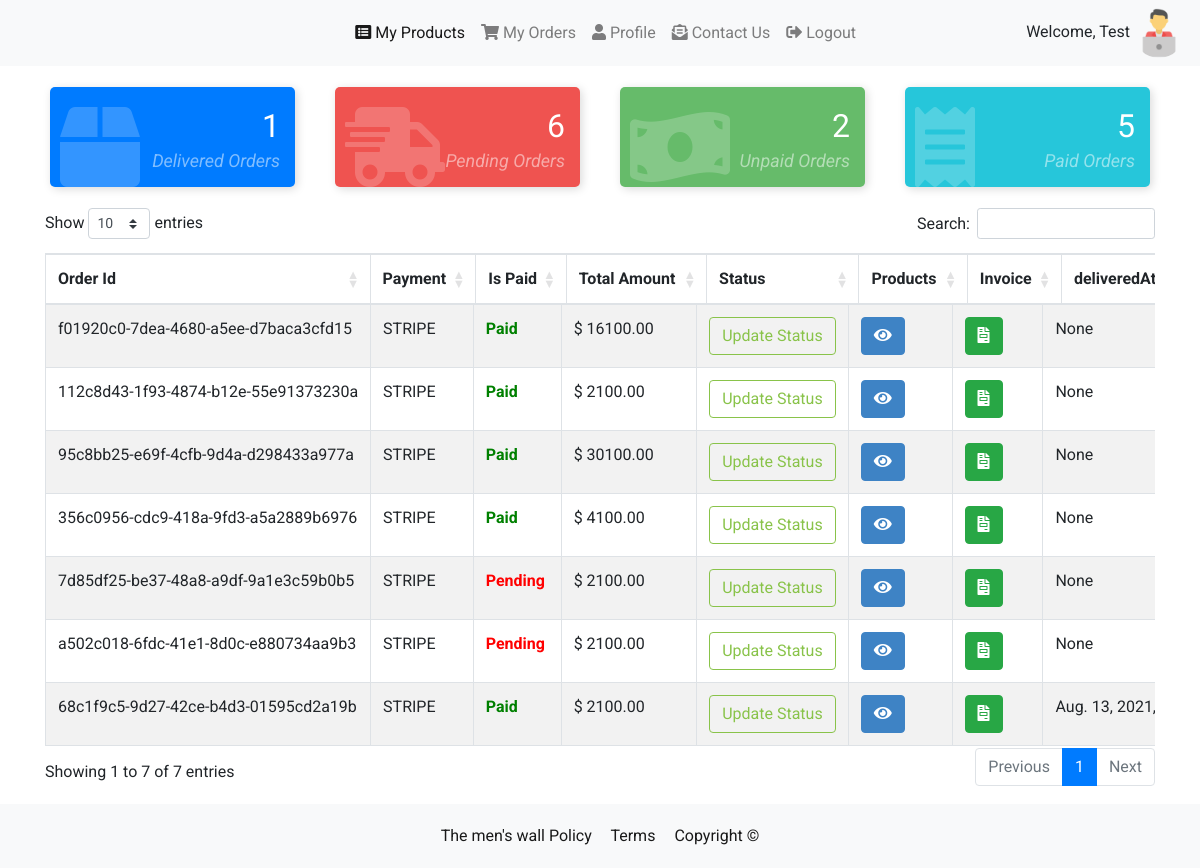
Before: /orders/sellerOrders/ (signed in) with the older database file.
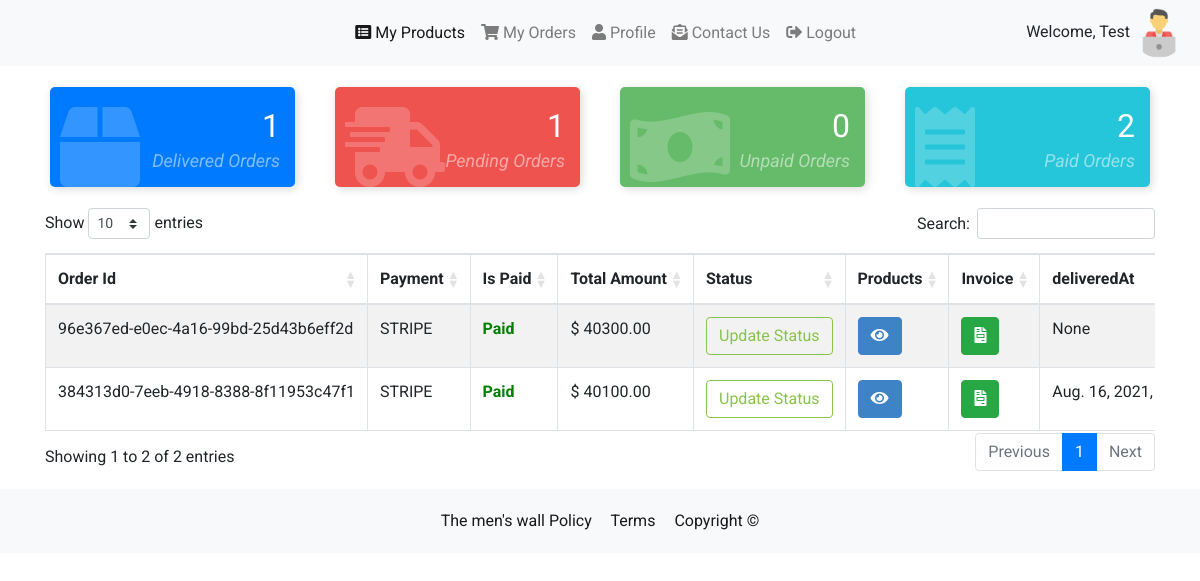
After: the same page with the newer database file.
### users/models.py (models this page shows, shortened)
class CustomeUser(AbstractUser):
	role_list = [
		('buyer', 'buyer'),
		('seller', 'seller')
	]
	role = models.CharField(max_length=10, choices=role_list,null=True,blank=True,default='buyer')
	contact_no = models.BigIntegerField(null=True,blank=True)
	fullname = models.CharField(max_length=100,default="",null=True,blank=True)

class Profile(models.Model):
	user = models.OneToOneField(CustomeUser, on_delete=models.CASCADE)
	image = models.ImageField(default='default.png', upload_to='profile_pics')
	slug = AutoSlugField(populate_from='user')
	bio = models.CharField(max_length=255, blank=True)
	friends = models.ManyToManyField("Profile", blank=True)

### orders/models.py (models this page shows, shortened)
class Order(models.Model):
    status_type = [
        (
            'Placed','Placed'
        ),
        (
            'Packed','Packed'
        ),
        (
            'Shipped','Shipped'
        ),
        (
            'Delivered','Delivered'
        )
    ]
    user = models.ForeignKey(CustomeUser, on_delete=models.CASCADE, null=True)
    paymentMethod = models.CharField(max_length=200, null=True, blank=True)
    taxPrice = models.DecimalField(
        max_digits=20, decimal_places=2, null=True, blank=True)
    shippingPrice = models.DecimalField(
        max_digits=20, decimal_places=2, null=True, blank=True)
    totalPrice = models.DecimalField(
        max_digits=20, decimal_places=2, null=True, blank=True)
    isPaid = models.BooleanField(default=False)
    paidAt = models.DateTimeField(auto_now_add=False, null=True, blank=True)
    deliveredAt = models.DateTimeField(
        auto_now_add=False, null=True, blank=True)
    createdAt = models.DateTimeField(auto_now_add=True)
    id = models.AutoField(primary_key=True, editable=False)
    status = models.CharField(choices=status_type,null=True,blank=True,max_length=50)
    uuid = models.UUIDField(default=uuid.uuid4, unique=True, db_index=True, editable=False)

### orders/views.py (the view)
# urls.py: path('sellerOrders/',sellerOrders,name="sellerOrders"),
def sellerOrders(request):
    if request.user.is_authenticated:
        if request.user.role == 'seller':
            seller_orders = OrderItem.objects.filter(product__seller=request.user).values_list('order__id').distinct().order_by(
                '-order__createdAt'
            )
            totalDeliveredOrders =[]
            totalPendigOrders = []
            totalPaidOrders = []
            totalUnPaidOrders = []
            totalOrders = []
            for order_id in seller_orders:
                order = Order.objects.get(pk=order_id[0])
                totalOrders.append(order)
                if order.status == 'Delivered':
                    totalDeliveredOrders.append(order)
                else:
                    totalPendigOrders.append(order)
                if order.isPaid:
                    totalPaidOrders.append(order)
                else:
                    totalUnPaidOrders.append(order)
            return render(request, 'products/sellerOrders.html', {
                'totalDeliveredOrders': len(totalDeliveredOrders),
                'totalPendigOrders': len(totalPendigOrders),
                'totalPaidOrders': len(totalPaidOrders),
                'totalUnPaidOrders': len(totalUnPaidOrders),
                "totalOrders": totalOrders
            })
    else:
        return redirect('home')

### feed/views.py (called while the page is built)
def CountNotifications(request):
	count_notifications = 0
	if request.user.is_authenticated:
		count_notifications = Notification.objects.filter(user=request.user, is_seen=False).count()
	return {'count_notifications':count_notifications}

def GetProfile(request):
	you = ''
	if request.user.is_authenticated:
		p = request.user.profile
		you = p.user
	return {'profile':you}

### templates/products/sellerOrders.html (shortened to what this page needs)
{% extends "products/ecommBase.html" %}
{% load static %}
{% block style %}
<link rel="stylesheet" href="https://cdnjs.cloudflare.com/ajax/libs/twitter-bootstrap/4.5.2/css/bootstrap.css">
<link rel="stylesheet" href="https://cdn.datatables.net/1.10.25/css/dataTables.bootstrap4.min.css">
<link rel="stylesheet" href="https://cdn.datatables.net/responsive/2.2.9/css/responsive.bootstrap4.min.css">
    <link href="https://cdnjs.cloudflare.com/ajax/libs/font-awesome/5.13.0/css/all.min.css" rel="stylesheet">
{% endblock %}
{% block content %}
<div class="container mt-3">
  <div class="row">
    <div class="col-md-3">
      <div class="card-counter primary">
        <i class="fas fa-box"></i>
        <span class="count-numbers">{{ totalDeliveredOrders }}</span>
        <span class="count-name">Delivered Orders</span>
      </div>
    </div>
    <div class="col-md-3">
      <div class="card-counter danger">
        <i class="fas fa-shipping-fast"></i>
        <span class="count-numbers">{{ totalPendigOrders }}</span>
        <span class="count-name">Pending Orders</span>
      </div>
    </div>
    <div class="col-md-3">
      <div class="card-counter success">
        <i class="fas fa-money-bill-wave"></i>
        <span class="count-numbers">{{ totalUnPaidOrders }}</span>
        <span class="count-name">Unpaid Orders</span>
      </div>
    </div>
    <div class="col-md-3">
      <div class="card-counter info">
        <i class="fas fa-receipt"></i>
        <span class="count-numbers">{{ totalPaidOrders  }}</span>
        <span class="count-name"> Paid Orders</span>
      </div>
    </div>
  </div>
    <div class="myOrders my-3">
        <table id="myTable" class="table table-striped table-bordered dt-responsive nowrap" style="width:100%">
                 <thead>
                    <tr>
                        <th>Order Id</th>
                        <th>Payment</th>
                        <th>Is Paid</th>
                        <th>Total Amount</th>
                        <th>Status</th>
                        <th>Products</th>
                        <th>Invoice</th>
                        <th>deliveredAt</th>
                    </tr>
                </thead>
                <tbody>
                {% for order in totalOrders %}
                    <tr>
                         <td id="orderId_{{ order.pk }}">{{ order.uuid }}</td>
                        <td>{{ order.paymentMethod | upper}}</td>
                        <td>{% if order.isPaid %}<span style="color: green;font-weight: bold">Paid</span>{% else %}<span style="color: red;font-weight: bold">Pending</span> {% endif %}</td>
                        <td id="total_price_{{ order.pk }}">$ {{ order.totalPrice }}</td>
                        <td><button class="btn btn-outline-dark updateStatus" id="updateStatus_{{ order.pk }}">Update Status</button></td>
                        <td><button class="btn btn-dark displayProducts" id="displayProducts_{{ order.pk }}"><i class="fas fa-eye"></i></button></td>
                        <td><a class="btn btn-success" href="{% url 'invoice' order.pk %}?access=read"><i class="fas fa-file-invoice"></i></a></td>
                        <td>{{ order.deliveredAt }}</td>
                    </tr>
                {% endfor %}
                </tbody>
        </table>
    </div>
</div>
{% endblock %}

### templates/products/ecommBase.html (shortened to what this page needs)
{% load static %}
<!DOCTYPE html>
<html lang="en">
<head>
    <link href="https://cdnjs.cloudflare.com/ajax/libs/font-awesome/5.13.0/css/all.min.css" rel="stylesheet">
    <link rel="stylesheet" href="https://cdn.jsdelivr.net/npm/bootstrap@4.5.3/dist/css/bootstrap.min.css">
    {% block style %}
    {% endblock %}
</head>
<body>
<nav class="navbar navbar-expand-md bg-light navbar-light">
  <a class="navbar-brand" href="{% url 'home' %}" style="width:27%">
       </a>
  <div class="collapse navbar-collapse" id="collapsibleNavbar">
    <ul class="navbar-nav">
      {% if user.role == "seller" %}
      <li class="nav-item">
        <a class="nav-link active" href="{% url 'sellerDash' %}" ><i class="fa fa-list-alt" aria-hidden="true"></i>&nbsp;My Products</a>
      </li>
      <li class="nav-item">
        <a class="nav-link" href="{% url 'sellerOrders' %}"><i class="fa fa-shopping-cart" aria-hidden="true"></i>&nbsp;My Orders</a>
      </li>
    <li class="nav-item ">
        <a class="nav-link" href="{% url 'profile' %}"><i class="fa fa-user" aria-hidden="true"></i>&nbsp;Profile</a>
      </li>
        {% endif  %}
     <li class="nav-item">
        <a class="nav-link  {% if '/contactus/' == request.path %}active{% endif %}" href="{% url 'contactus' %}"><i class="fas fa-envelope-open-text" aria-hidden="true"></i>&nbsp;Contact Us</a>
      </li>
        <li class="nav-item">
        <a class="nav-link " href="{% url 'logout' %}">{% if '/orders/myOrders/' == request.path %}<i class="fas fa-sign-out-alt"></i>{% else %}<i class="fas fa-sign-out-alt" aria-hidden="true"></i>{% endif %}&nbsp;Logout</a>
      </li>
    </ul>
  </div>
     <div class="user-img">
               <span>Welcome,</span>
                <span>{{ profile.profile.user.username }}</span>
                <img src="{{ profile.profile.image.url }}" alt="" style="vertical-align: middle;
                    width: 50px;
                    height: 50px;
                    border-radius: 50%;">
            </div>
</nav>
    {% block content %}
    {% endblock content %}
    <div class="bottombar">
        <div class="container">
            <div class="row">
                <div class="col-md-12">
                    <div class="bottom_footer">
                        <span class="copyright"><a target="_blank" href="#">The men's wall</a></span>
                        <span class="terms">
                            <a class="copyright" target="_blank" href="{% url 'privacy_policy' %}"
                               style="margin-right: 15px">Policy</a>
                            <a class="copyright" target="_blank" href="{% url 'terms_condition' %}"
                               style="margin-right: 15px">Terms</a>
                            <a class="copyright" target="_blank" href="#">Copyright <span>©</span></a>
                        </span>
                    </div>
                </div>
            </div>
        </div>
    </div>
</body>
</html>

### templates/products/ecommBase.html (style rules this page uses)
body { font-family: 'Roboto', sans-serif !important; }
.bottombar { background-color: #f8f9fa; padding: 20px; text-align: center; }
.bottom_footer a { color: rgba(0,0,0,.9); font-size: 16px; }

### templates/products/sellerOrders.html (style rules this page uses)
.card-counter { box-shadow: 2px 2px 10px #DADADA; margin: 5px; padding: 20px 10px; background-color: #fff; height: 100px; border-radius: 5px; transition: .3s linear all; }
.card-counter.primary { background-color: #007bff; color: #FFF; }
.card-counter.danger { background-color: #ef5350; color: #FFF; }
.card-counter.success { background-color: #66bb6a; color: #FFF; }
.card-counter.info { background-color: #26c6da; color: #FFF; }
.card-counter i { font-size: 5em; opacity: 0.2; }
.card-counter .count-numbers { position: absolute; right: 35px; top: 20px; font-size: 32px; display: block; }
.card-counter .count-name { position: absolute; right: 35px; top: 65px; font-style: italic; text-transform: capitalize; opacity: 0.5; display: block; font-size: 18px; }
.btn-dark { color: #fff; background-color: #3E83C5 !important; border-color: #3E83C5 !important; }
.btn-outline-dark { color: #89C34A; border-color: #89C34A !important; }

Changed rows visible on the page:
removed Order: uuid "f01920c0-7dea-4680-a5ee-d7baca3cfd15", paymentMethod "STRIPE", isPaid "Paid", totalPrice "16100.00", deliveredAt "None"
removed Order: uuid "112c8d43-1f93-4874-b12e-55e91373230a", paymentMethod "STRIPE", isPaid "Paid", totalPrice "2100.00", deliveredAt "None"
removed Order: uuid "95c8bb25-e69f-4cfb-9d4a-d298433a977a", paymentMethod "STRIPE", isPaid "Paid", totalPrice "30100.00", deliveredAt "None"
removed Order: uuid "356c0956-cdc9-418a-9fd3-a5a2889b6976", paymentMethod "STRIPE", isPaid "Paid", totalPrice "4100.00", deliveredAt "None"
removed Order: uuid "7d85df25-be37-48a8-a9df-9a1e3c59b0b5", paymentMethod "STRIPE", isPaid "Pending", totalPrice "2100.00", deliveredAt "None"
removed Order: uuid "a502c018-6fdc-41e1-8d0c-e880734aa9b3", paymentMethod "STRIPE", isPaid "Pending", totalPrice "2100.00", deliveredAt "None"
removed Order: uuid "68c1f9c5-9d27-42ce-b4d3-01595cd2a19b", paymentMethod "STRIPE", isPaid "Paid", totalPrice "2100.00", deliveredAt "Aug. 13, 2021,…"
added Order: uuid "96e367ed-e0ec-4a16-99bd-25d43b6eff2d", paymentMethod "STRIPE", isPaid "Paid", totalPrice "40300.00", deliveredAt "None"
added Order: uuid "384313d0-7eeb-4918-8388-8f11953c47f1", paymentMethod "STRIPE", isPaid "Paid", totalPrice "40100.00", deliveredAt "Aug. 16, 2021,…"
Other visible differences:
{{ totalPendigOrders }}: "6" → "1"
{{ totalUnPaidOrders }}: "2" → "0"
{{ totalPaidOrders }}: "5" → "2"
text written by a page script: "Show entries Search: Showing 1 to 7 of 7 entries Previous 1 Next" → "Show entries Search: Showing 1 to 2 of 2 entries Previous 1 Next"
